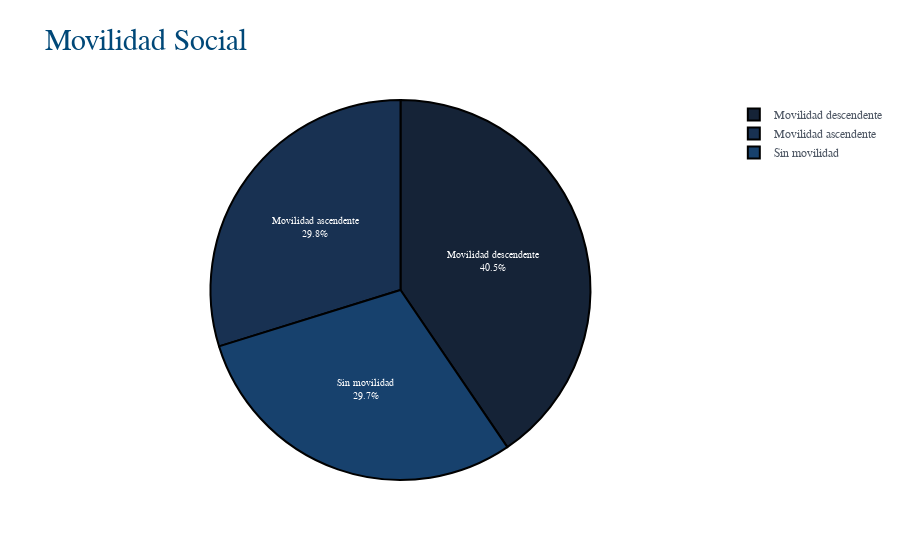

Here is the notebook cell this chart was saved with:
### Code cell
pie(df,"mov_social","Movilidad Social","")

### Figure 1 — Plotly figure (JSON) as saved in the notebook; plotly's stock layout.template omitted (floating-point values rounded to 4 significant figures)
{"data": [{"labels": ["Movilidad descendente", "Movilidad ascendente", "Sin movilidad"], "marker": {"colors": ["#152337", "#183152", "#17416d", "#005096", "#00569c", "#005ba3", "#0061a9", "#1567af", "#226cb6", "#2c72bc", "#0061a9", "#4c79b7", "#7492c6", "#98acd4", "#bbc7e2", "#dde3f1", "#ffffff"], "line": {"color": "#000000", "width": 2}}, "name": "", "textfont": {"size": 10}, "textinfo": "percent+label", "textposition": "inside", "type": "pie", "values": [999, 735, 733]}], "layout": {"font": {"color": "black", "family": "Courier New, monospace"}, "legend": {"bgcolor": "#FFFFFF", "font": {"color": "#4D5663"}}, "paper_bgcolor": "#FFFFFF", "plot_bgcolor": "#FFFFFF", "title": {"font": {"color": "#004878", "family": "Courier New, monospace", "size": 30}, "text": "Movilidad Social"}}}
